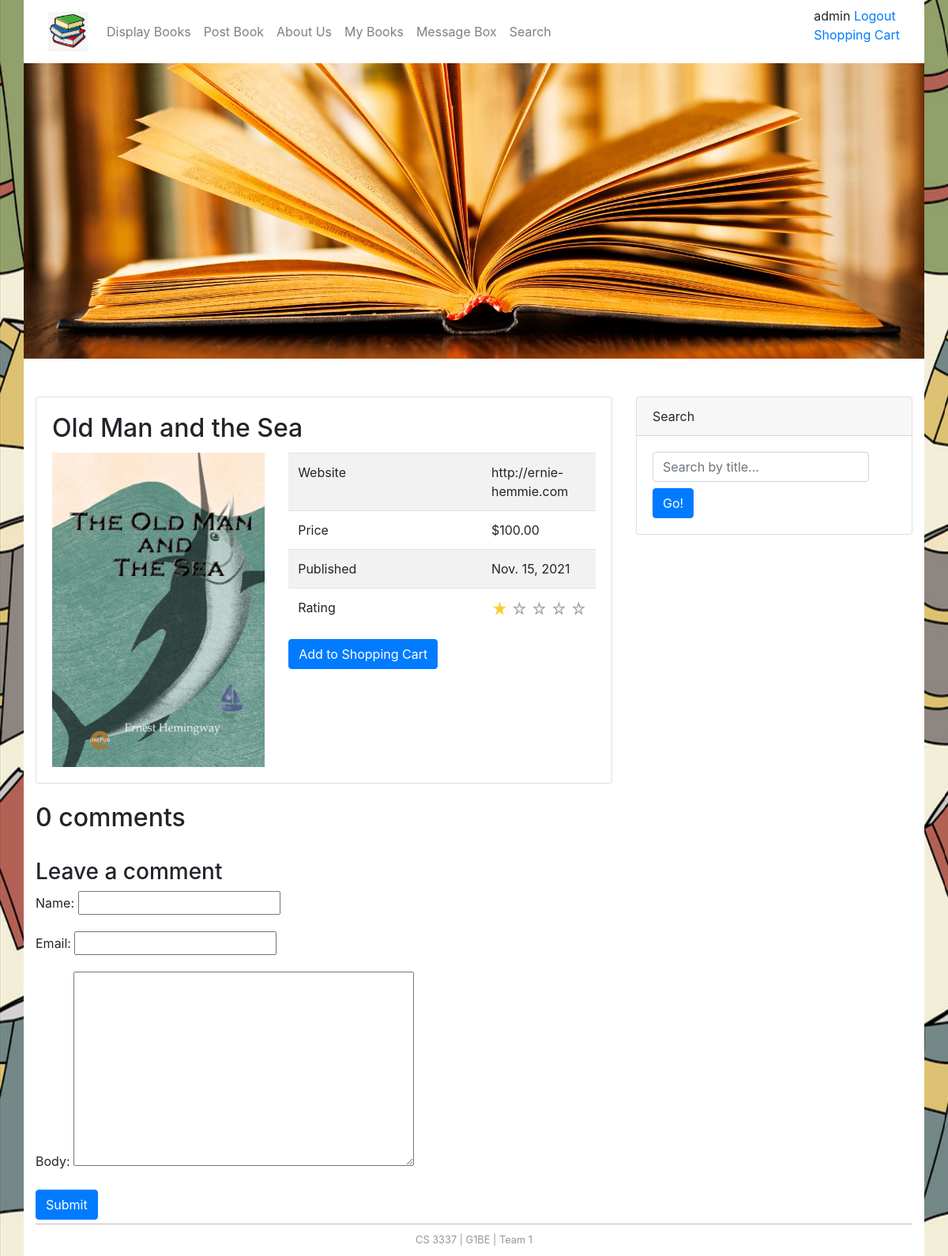
The app's page /book_detail/9 (signed in) with its own data.
### bookMng/models.py (models this page shows, shortened)
class MainMenu(models.Model):
    item = models.CharField(max_length=200, unique=True)
    link = models.CharField(max_length=200, unique=True)

class Book(models.Model):
    name = models.CharField(max_length=200)
    web = models.URLField(max_length=200)
    price = models.DecimalField(decimal_places=2, max_digits=6)
    publishdate = models.DateField(auto_now=True)
    picture = models.FileField(upload_to='bookEx/static/uploads')
    pic_path = models.CharField(max_length=300, editable=False, blank=True)
    username = models.ForeignKey(User, blank=True, null=True, on_delete=models.CASCADE)
    rating = models.CharField(max_length=1, choices=(('1', '1'), ('2', '2'), ('3', '3'), ('4', '4'), ('5', '5')),
                              default='1')

### bookMng/views.py (the view)
# urls.py: path('book_detail/<int:book_id>', views.book_detail, name='book_detail'),
@login_required(login_url=reverse_lazy('login'))
def book_detail(request, book_id):
    book = Book.objects.get(id=book_id)
    book.pic_path = book.picture.url[14:]
    comments = book.comments.filter(active=True)
    new_comment = None
    if request.method == 'POST':
        comment_form = CommentForm(data=request.POST)
        if comment_form.is_valid():
            new_comment = comment_form.save(commit=False)
            new_comment.book = book
            new_comment.save()
    else:
        comment_form = CommentForm()
    return render(request,
                  'bookMng/book_detail.html',
                  {
                      'item_list': MainMenu.objects.all(),
                      'book': book,
                      'comments': comments,
                      'new_comment': new_comment,
                      'comment_form': comment_form,
                  })

### bookMng/forms.py
class CommentForm(forms.ModelForm):
    class Meta:
        model = Comment
        fields = ('name', 'email', 'body')

### bookEx/templates/bookMng/book_detail.html (shortened to what this page needs)
{% extends "base.html" %}
{% load static %}
{% block content %}
<div class="card">
        <div class="card-body">
            <h2 class="card-title"> {{ book.name }}</h2>
            <div class="row">
                <div class="col-lg-5 col-md-5 col-sm-6">
                    <div class="white-box text-center"><img src="{% static book.pic_path %}" class="img-fluid"></div>
                </div>
                <div class="col-lg-7 col-md-7 col-sm-6">
                    <div class="table-responsive">
                        <table class="table table-striped table-product">
                            <tbody>
                                <tr>
                                    <td width="390">Website</td>
                                    <td>{{ book.web }}</td>
                                </tr>
                                <tr>
                                    <td>Price</td>
                                    <td>${{ book.price }}</td>
                                </tr>
                                <tr>
                                    <td>Published</td>
                                    <td>{{book.publishdate}}</td>
                                </tr>
                                <tr>
                                    <td>Rating</td>
                                    {% if book.rating == '1' %}
                                       <td align="center">
                                           <img src="{% static '1StarRating.png' %}" width="120" height="20">
                                       </td>
                                    {% elif book.rating == '2' %}
                                       <td align="center">
                                           <img src="{% static '2StarRating.png' %}" width="120" height="20">
                                       </td>
                                    {% elif book.rating == '3' %}
                                       <td align="center">
                                           <img src="{% static '3StarRating.png' %}" width="120" height="20">
                                       </td>
                                    {% elif book.rating == '4' %}
                                       <td align="center">
                                           <img src="{% static '4StarRating.png' %}" width="120" height="20">
                                       </td>
                                    {% elif book.rating == '5' %}
                                       <td align="center">
                                           <img src="{% static '5StarRating.png' %}" width="120" height="25">
                                       </td>
                                    {% endif %}
                                </tr>
                            </tbody>
                        </table>
                    </div>
                    <form action="\book_add/{{ book.id }}">
                        <button class="btn btn-primary btn-rounded" type="submit">Add to Shopping Cart</button>
                    </form>
                </div>
            </div>
        </div>
    </div>
<br>
<div>
  <div>
    <div>
      <div>
        <h2>{{ comments.count }} comments</h2>
      </div>
    </div>
    <div>
      <div>
        {% if new_comment %}
        <div class="alert alert-success" role="alert">
          Your comment is awaiting moderation
        </div>
        {% else %}
        <br><h3>Leave a comment</h3>
        <form method="post">
          {{ comment_form.as_p }}
          <button class="btn btn-primary" type="submit">Submit</button>
        </form>
        {% endif %}
      </div>
    </div>
  </div>
</div>
{% endblock content %}

### bookEx/templates/base.html (shortened to what this page needs)
{% load static %}
<!DOCTYPE html>
<html lang="en">
<head>
    <link href="{% static 'main1.css' %}" rel="stylesheet" type="text/css">
    <link rel="stylesheet" href="https://stackpath.bootstrapcdn.com/bootstrap/4.3.1/css/bootstrap.min.css">
</head>
<body>
<div class="container">
        <nav class="navbar sticky-top navbar-expand-lg navbar-light" style = "background-color: #ffffff;">
            <a class="navbar-brand" href="\">
             <img src="{% static 'logo.jpg' %}" width="50" height="50" alt="" />
            </a>
            <div class="collapse navbar-collapse" id="navbarNav">
                <ul class="navbar-nav">
                 {% for item in item_list %}
                    <li class="nav-item">
                    <a class="nav-link" href="{{ item.link }}"> {{ item.item }} </a>
                    </li>
                    {% endfor %}
                </ul>
            </div>
            <span style="float: right; align: right;">
                    {% if user.is_authenticated %}
                       {{ user.username }}
                       <a href="{% url 'logout' %}?next=/">Logout</a>
                    {% else %}
                       Not Logged in
                       <a href="{% url 'login' %}?next=/">Login</a>
                    {% endif %}
                <p>
                                <a href="{% url 'purchase' %}"> Shopping Cart </a></p>
                    </span>
        </nav>
        <div id="topbanner" class="row">
            <img src="{% static 'topbanner.jpg' %}" class="img-fluid" alt="" />
        </div>
        <div class="row mt-5">
            <div class="col-8">
                {% block content %}
                {% endblock content %}
            </div>
            <div class="col-4">
                    <div class="card mb-4">
                        <div class="card-header">Search</div>
                        <div class="card-body">
                            <div class="input-group">
                                <form action="{% url 'searchresults' %}" method="get">
                                <input class="form-control mb-2" name = 'q' type="text" placeholder="Search by title..." />
                                <button class="btn btn-primary" id="button-search" type="submit">Go!</button>
                                </form>
                            </div>
                        </div>
                    </div>
            </div>
        </div>
    <footer id="footer"> CS 3337 | G1BE | Team 1</footer>
</div>
</body>
</html>

### bookEx/static/main1.css (style rules this page uses)
body { background-image: url("book_wallpaper.png"); background-repeat: round; }
.container { background-color: #ffffff !important; }
#footer { text-align: center; font-size: 0.8em; margin-top: 5px; padding-top: 10px; padding-bottom: 10px; background-color: #FFFFFF; border-top: thin solid #BBBBBB; clear: both; color: #969696; }

### records on screen
MainMenu: item "Display Books"
MainMenu: item "Post Book"
MainMenu: item "About Us"
MainMenu: item "My Books"
MainMenu: item "Message Box"
MainMenu: item "Search"
Book: name "Old Man and the Sea", web "http://ernie-hemmie.com", price "100.00", publishdate "Nov. 15, 2021"

### other values on screen
{{ user.username }} "admin"
{{ comments.count }} "0"
